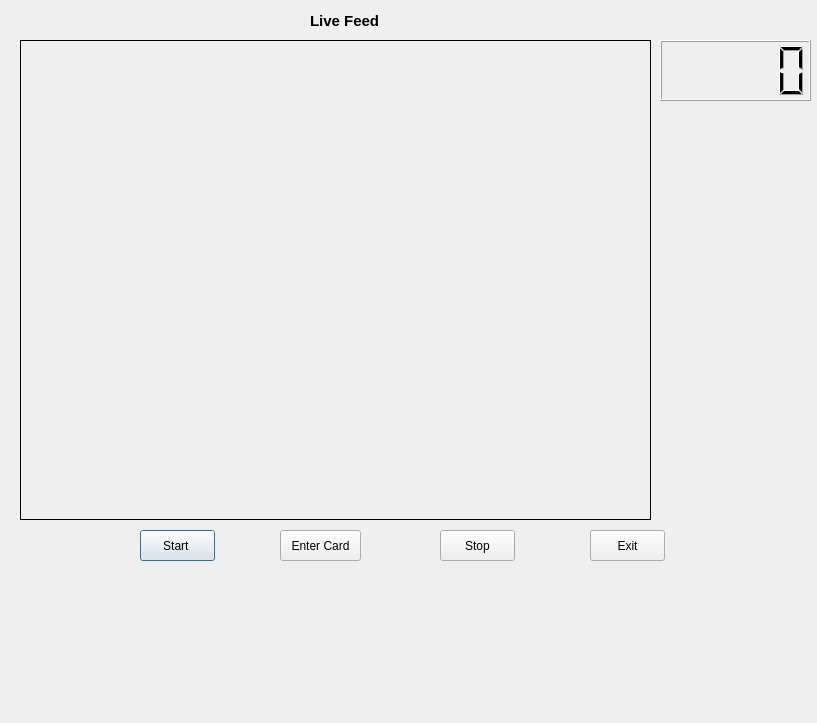
<?xml version="1.0" encoding="UTF-8"?>
<ui version="4.0">
 <class>Dialog</class>
 <widget class="QDialog" name="Dialog">
  <property name="geometry">
   <rect>
    <x>0</x>
    <y>0</y>
    <width>817</width>
    <height>723</height>
   </rect>
  </property>
  <property name="windowTitle">
   <string>Live Feed</string>
  </property>
  <property name="windowIcon">
   <iconset>
    <normaloff>../../Users/Pathum/Desktop/interfaces/10-512.png</normaloff>../../Users/Pathum/Desktop/interfaces/10-512.png</iconset>
  </property>
  <property name="styleSheet">
   <string notr="true"/>
  </property>
  <widget class="QPushButton" name="btn_start">
   <property name="geometry">
    <rect>
     <x>140</x>
     <y>530</y>
     <width>75</width>
     <height>31</height>
    </rect>
   </property>
   <property name="text">
    <string>Start </string>
   </property>
   <property name="icon">
    <iconset>
     <normaloff>../../Users/Pathum/Desktop/interfaces/audio-158489__340.png</normaloff>../../Users/Pathum/Desktop/interfaces/audio-158489__340.png</iconset>
   </property>
  </widget>
  <widget class="QPushButton" name="btn_stop">
   <property name="geometry">
    <rect>
     <x>440</x>
     <y>530</y>
     <width>75</width>
     <height>31</height>
    </rect>
   </property>
   <property name="text">
    <string>Stop</string>
   </property>
  </widget>
  <widget class="QLabel" name="lbl_cam">
   <property name="geometry">
    <rect>
     <x>20</x>
     <y>40</y>
     <width>631</width>
     <height>480</height>
    </rect>
   </property>
   <property name="frameShape">
    <enum>QFrame::Box</enum>
   </property>
   <property name="text">
    <string/>
   </property>
  </widget>
  <widget class="QPushButton" name="btn_snap">
   <property name="geometry">
    <rect>
     <x>280</x>
     <y>530</y>
     <width>81</width>
     <height>31</height>
    </rect>
   </property>
   <property name="text">
    <string>Enter Card</string>
   </property>
  </widget>
  <widget class="QLabel" name="label">
   <property name="geometry">
    <rect>
     <x>310</x>
     <y>10</y>
     <width>101</width>
     <height>21</height>
    </rect>
   </property>
   <property name="font">
    <font>
     <pointsize>11</pointsize>
     <weight>75</weight>
     <bold>true</bold>
    </font>
   </property>
   <property name="text">
    <string>Live Feed</string>
   </property>
  </widget>
  <widget class="QPushButton" name="pushButton">
   <property name="geometry">
    <rect>
     <x>590</x>
     <y>530</y>
     <width>75</width>
     <height>31</height>
    </rect>
   </property>
   <property name="text">
    <string>Exit</string>
   </property>
  </widget>
  <widget class="QLCDNumber" name="lcdNumber">
   <property name="geometry">
    <rect>
     <x>660</x>
     <y>40</y>
     <width>151</width>
     <height>61</height>
    </rect>
   </property>
  </widget>
 </widget>
 <resources/>
 <connections/>
</ui>
